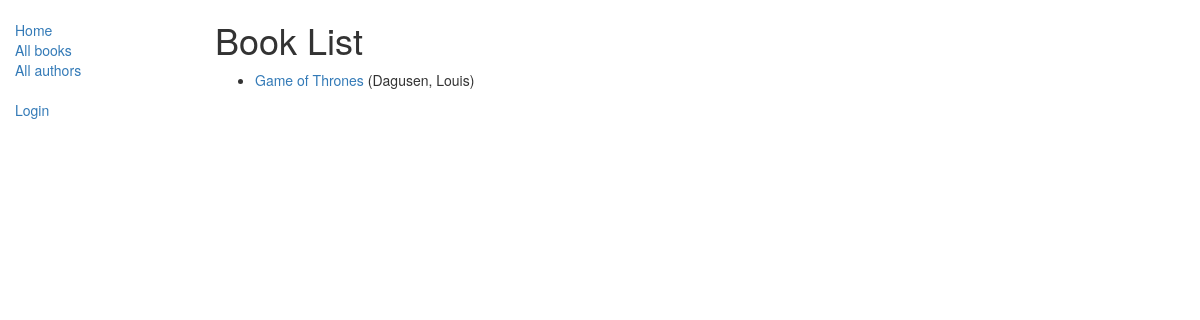
The page /books/ on the database as committed earlier.
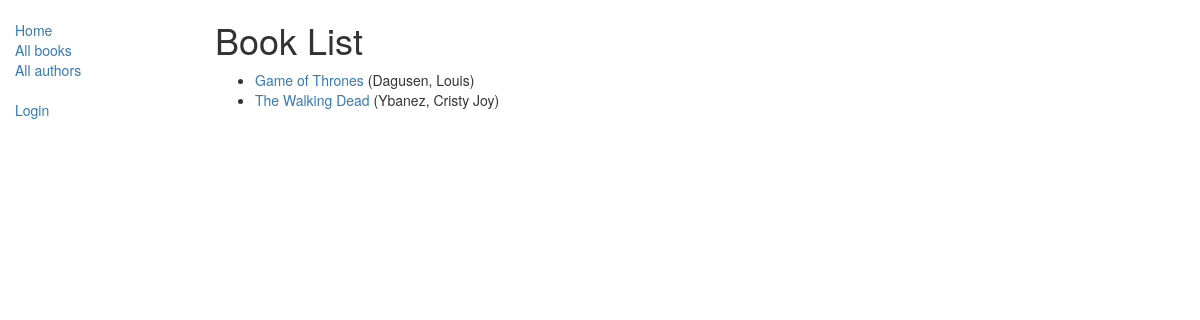
The same page on the database as committed later.
### catalog/models.py (models this page shows, shortened)
class Book(models.Model):
    title = models.CharField(max_length=200)
    author = models.ForeignKey('Author', on_delete=models.SET_NULL, null=True)
    summary = models.TextField(max_length=1000, help_text="Enter a brief description of the book")
    isbn = models.CharField('ISBN',max_length=13, help_text='13 Character <a href="https://www.isbn-international.org/content/what-isbn">ISBN number</a>')
    genre = models.ManyToManyField(Genre, help_text="Select a genre for this book")
    """
    Creates a string for the Genre. This is required to display genre in Admin.
    """
    def get_absolute_url(self):
        return reverse('book-detail', args=[str(self.id)])

class Author(models.Model):
    first_name = models.CharField(max_length=100)
    last_name = models.CharField(max_length=100)
    date_of_birth = models.DateField(null=True, blank=True)
    date_of_death = models.DateField('Died', null=True, blank=True)
    def __str__(self):
        return '%s, %s' % (self.last_name, self.first_name)
    class Meta:
        ordering = ['last_name']

### catalog/views.py (the view)
# urls.py: url(r'^books/$', views.BookListView.as_view(), name='books'),
class BookListView(generic.ListView):
    model = Book
    paginate_by = 10
    context_object_name = 'book_list'   # your own name for the list as a template variable
    template_name = "book_list.html"  # Specify your own template name/location
    def get_queryset(self):
        return Book.objects.filter(title__icontains='')[:5] # Get 5 books containing the title war
    def get_context_data(self, **kwargs):
        context = super(BookListView, self).get_context_data(**kwargs)
        context['some_data'] = 'This is just some data'
        return context

### catalog/templates/book_list.html
{% extends "base_generic.html" %}
{% block content %}
    <h1>Book List</h1>
    {% if book_list %}
    <ul>
      {% for book in book_list %}
      <li>
        <a href="{{ book.get_absolute_url }}">{{ book.title }}</a> ({{book.author}})
      </li>
      {% endfor %}
    </ul>
    {% else %}
      <p>There are no books in the library.</p>
    {% endif %}
{% endblock %}

Rows that differ between the two databases and show on the page:
added Book: title "The Walking Dead", author "Ybanez, Cristy Joy"
